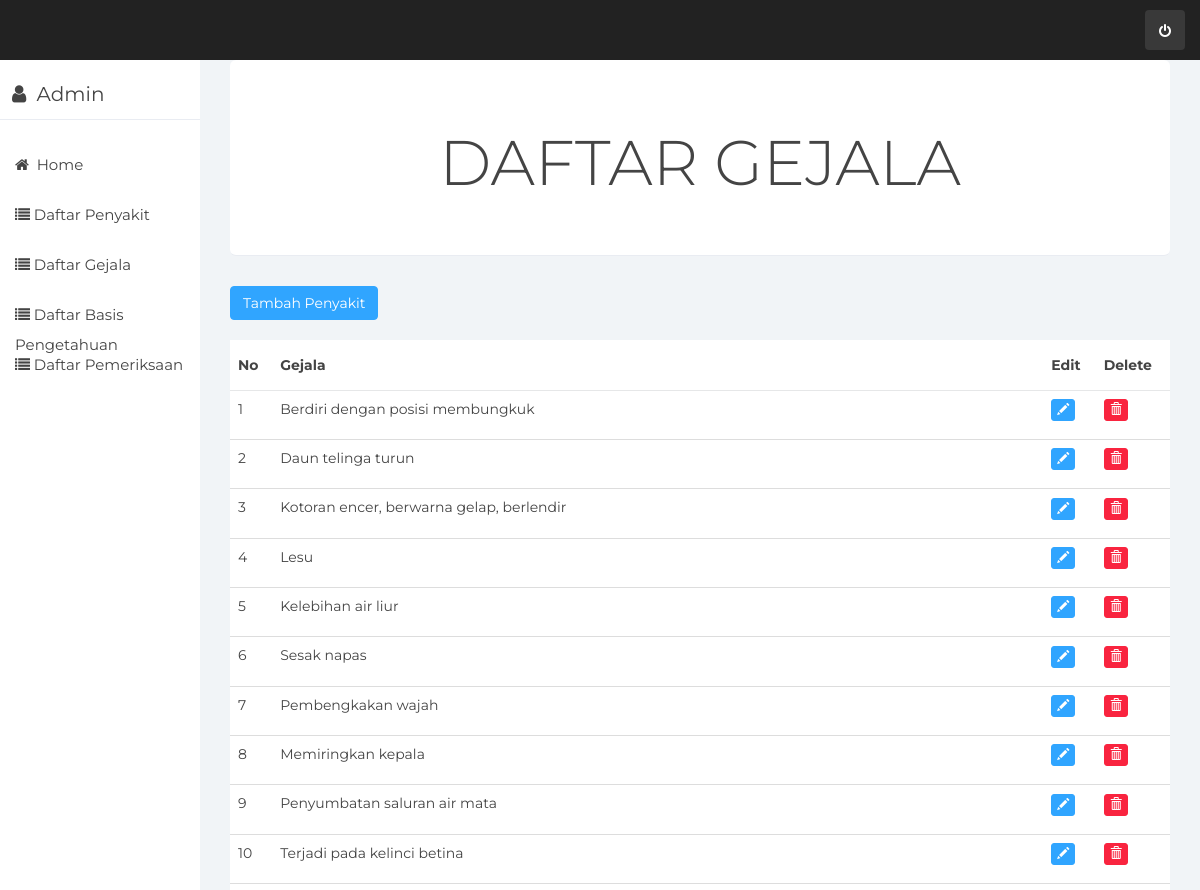
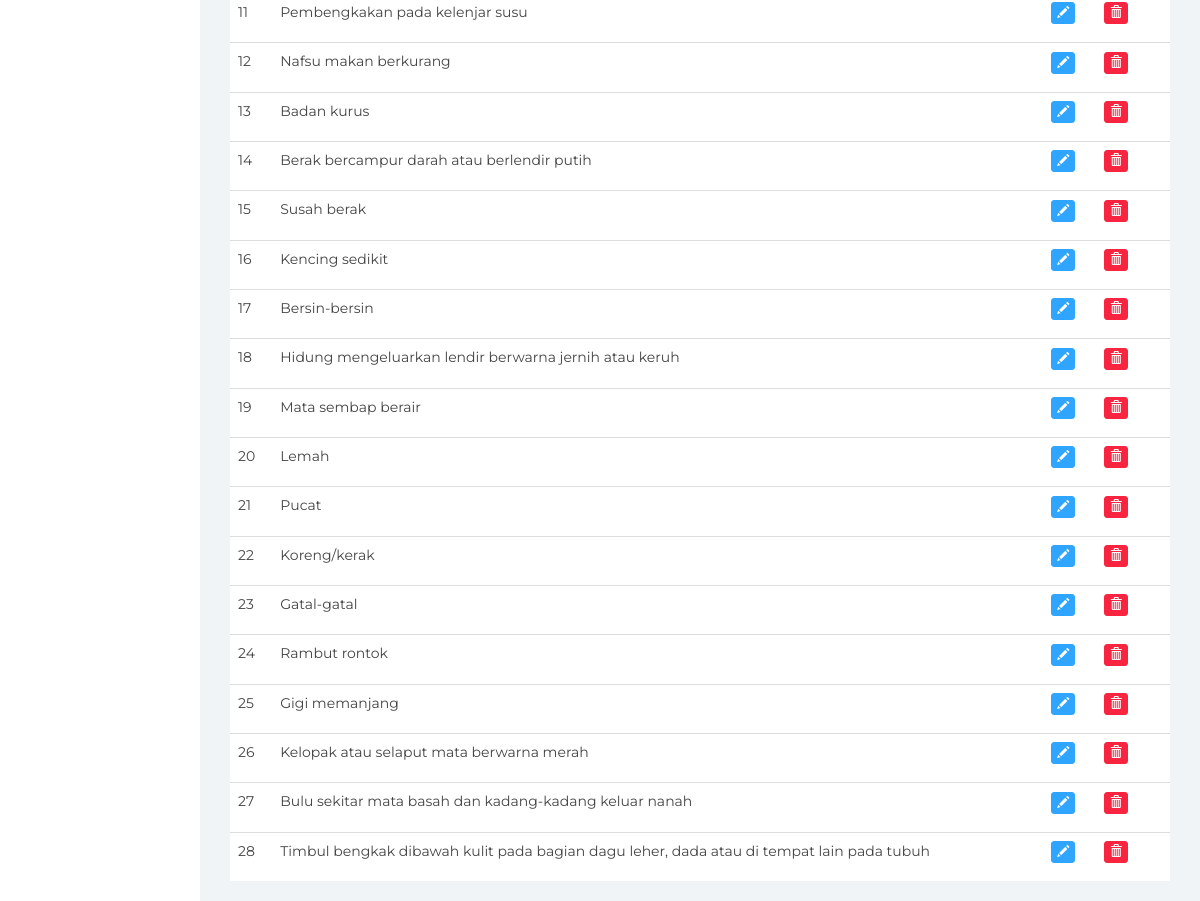
Screenshot of /index.php/gejala/daftar_gejala with the database file from the repository (2 pictures, top to bottom).
### tables this page shows
CREATE TABLE `tb_gejala` (
  `id_gejala` varchar(10) NOT NULL,
  `gejala` varchar(100) NOT NULL
);

### application/controllers/Gejala.php (called while the page is built, shortened)
<?php
class Gejala extends CI_Controller {
	public function __construct()
		{
			$this->load->model('M_gejala');
			$this->load->helper('url','form');
			$this->load->library('form_validation');
			$this->load->model('M_pengelola');
		}
	public function daftar_gejala()
	{
		$this->load->model('M_gejala');
		$data['gejala']=$this->M_gejala->readGejala();
		$this->load->view('tabelgejala',$data);
	}
	}

### index.php (called while the page is built, shortened)
<?php
require_once BASEPATH.'core/CodeIgniter.php';

### application/models/M_gejala.php (called while the page is built, shortened)
<?php
class M_gejala extends CI_Model {
	public function readGejala(){
		$query=$this->db->get('tb_gejala');
		return $query->result();
	}
}

### application/views/tabelgejala.php (the view, shortened to what this page needs)
<div class="col-sm-9 col-sm-offset-3 col-lg-10 col-lg-offset-2 main">
	    <div class="main-panel">
    <div class="content">
        <div class="container-fluid">
            <div class="row">
                <div class="col-md-12">
                    <div class="jumbotron text-center">
                        <h1>DAFTAR GEJALA</h1>
                    </div>
                <div class="card">
            <div class="content table-responsive table-full-width">
            <table class="table table-hover table-striped">
            <a href="<?php echo site_url('Gejala/create')?>"><button type="kembali" class="btn btn-primary">Tambah Penyakit</button>
            <table class="table table-hover" id="example">
                <thead>
                    <th>No</th>
                    <th>Gejala</th>
                    <th>Edit</th>
                    <th>Delete</th>
                </thead>
        <tbody>
        <?php
        $no=1;
        foreach ($gejala as $key) { ?>
            <tr>
                <td><?php echo $no ?>  </td>
                <td><?php echo $key->gejala;?></td>
                <td><a href="<?=site_url()?>/Gejala/Update/<?php echo $key->id_gejala ?>"> <p data-placement="top" data-toogle="tooltip" title="Edit"><button class="btn btn-primary btn-xs" data-title="Edit" data-toggle="modal" data-target="#edit"><span class="glyphicon glyphicon-pencil"></span></button></p></td>
                <td><a href="<?=site_url()?>/Gejala/delete/<?php echo $key->id_gejala ?>"> <p data-placement="top" data-toogle="tooltip" title="Delete"><button class="btn btn-danger btn-xs" data-title="Delete" data-toggle="modal" data-target="#delete"><span class="glyphicon glyphicon-trash"></span></button></p></td>
            </tr>
            <?php
            $no++;
        } ?>
        </tbody>
            </table>
        </table>
                </div>
                </div>
                </div>
            </div>
        </div>
    </div>
</div>

### assets/css/styles.css (style rules this page uses)
body { background: #f1f4f7; padding-top: 60px; font-size: 14px; color: #444444; font-family: "Montserrat", "Helvetica Neue", Helvetica, Arial, sans-serif; }
p { color: #777; }
a, a:hover, a:focus { color: #30a5ff; }
h1, h2, h3, h4, h5, h6 { color: #444444; }
h1 { font-weight: 300; font-size: 40px; }
.btn-primary, .btn-primary:hover, .btn-primary:focus, .btn-primary:active, .btn-primary.active, .open > .dropdown-toggle.btn-primary, .btn-primary.disabled, .btn-primary[disabled], fieldset[disabled] .btn-primary, .btn-primary.disabled:hover, .btn-primary[disabled]:hover, fieldset[disabled] .btn-primary:hover, .btn-primary.disabled:focus, .btn-primary[disabled]:focus, fieldset[disabled] .btn-primary:focus, .btn-primary.disabled:active, .btn-primary[disabled]:active, fieldset[disabled] .btn-primary:active, .btn-primary.disabled.active, .btn-primary[disabled].active, fieldset[disabled] .btn-primary.active { background-color: #30a5ff; border-color: #30a5ff; }
.btn-danger, .btn-danger:hover, .btn-danger:focus, .btn-danger:active, .btn-danger.active, .open > .dropdown-toggle.btn-danger, .btn-danger.disabled, .btn-danger[disabled], fieldset[disabled] .btn-danger, .btn-danger.disabled:hover, .btn-danger[disabled]:hover, fieldset[disabled] .btn-danger:hover, .btn-danger.disabled:focus, .btn-danger[disabled]:focus, fieldset[disabled] .btn-danger:focus, .btn-danger.disabled:active, .btn-danger[disabled]:active, fieldset[disabled] .btn-danger:active, .btn-danger.disabled.active, .btn-danger[disabled].active, fieldset[disabled] .btn-danger.active { background-color: #f9243f; border-color: #f9243f; }
.jumbotron { background: #fff; border-bottom: 1px solid #e9ecf2; color: #444444; }
.table { background: #fff; }
.table > thead > tr > th { border-bottom: 1px solid #e6e7e8; vertical-align: middle; height: 50px; }

### rows the page displays
tb_gejala: gejala "Berdiri dengan posisi membungkuk"
tb_gejala: gejala "Daun telinga turun"
tb_gejala: gejala "Kotoran encer, berwarna gelap, berlendir"
tb_gejala: gejala "Lesu"
tb_gejala: gejala "Kelebihan air liur"
tb_gejala: gejala "Sesak napas"
tb_gejala: gejala "Pembengkakan wajah"
tb_gejala: gejala "Memiringkan kepala"
tb_gejala: gejala "Penyumbatan saluran air mata"
tb_gejala: gejala "Terjadi pada kelinci betina"
tb_gejala: gejala "Pembengkakan pada kelenjar susu"
tb_gejala: gejala "Nafsu makan berkurang"
tb_gejala: gejala "Badan kurus"
tb_gejala: gejala "Berak bercampur darah atau berlendir putih"
tb_gejala: gejala "Susah berak"
tb_gejala: gejala "Kencing sedikit"
tb_gejala: gejala "Bersin-bersin"
tb_gejala: gejala "Hidung mengeluarkan lendir berwarna jernih atau keruh"
tb_gejala: gejala "Mata sembap berair"
tb_gejala: gejala "Lemah"
tb_gejala: gejala "Pucat"
tb_gejala: gejala "Koreng/kerak"
tb_gejala: gejala "Gatal-gatal"
tb_gejala: gejala "Rambut rontok"
tb_gejala: gejala "Gigi memanjang"
tb_gejala: gejala "Kelopak atau selaput mata berwarna merah"
tb_gejala: gejala "Bulu sekitar mata basah dan kadang-kadang keluar nanah"
tb_gejala: gejala "Timbul bengkak dibawah kulit pada bagian dagu leher, dada atau di tempat lain pada tubuh"
